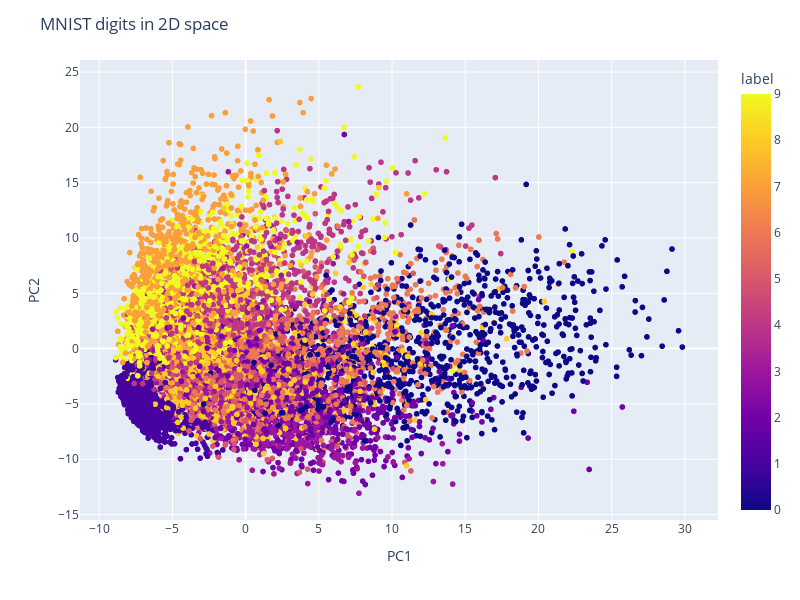

Source (notebook cell):
### Code cell
# Apply PCA for 3 components
pca_2 = PCA(n_components=2)
df_pca = pca_2.fit_transform(df_std)

# Create a DataFrame for the reduced data
df_pca = pd.DataFrame(data=df_pca, columns=['PC1', 'PC2'])

# Concatenate the labels to the DataFrame
df_pca = pd.concat([df_pca, df[['label']]], axis=1)

# Plot the data in 3D space
fig = px.scatter(df_pca, x='PC1', y='PC2', color='label')
fig.update_layout(title='MNIST digits in 2D space', autosize=False, width=800, height=600)
fig.show()

### Figure 1 — Plotly figure (JSON) as saved in the notebook; plotly's stock layout.template omitted (floating-point values rounded to 4 significant figures; data arrays with more than 128 entries replaced by an {"elided": "..."} marker saying what was removed)
{"data": [{"hovertemplate": "PC1=%{x}<br>PC2=%{y}<br>label=%{marker.color}<extra></extra>", "legendgroup": "", "marker": {"color": {"elided": "10000 int values"}, "coloraxis": "coloraxis", "symbol": "circle"}, "mode": "markers", "name": "", "showlegend": false, "type": "scattergl", "x": {"elided": "10000 float values"}, "xaxis": "x", "y": {"elided": "10000 float values"}, "yaxis": "y"}], "layout": {"autosize": false, "coloraxis": {"colorbar": {"title": {"text": "label"}}, "colorscale": [[0, "#0d0887"], [0.1111, "#46039f"], [0.2222, "#7201a8"], [0.3333, "#9c179e"], [0.4444, "#bd3786"], [0.5556, "#d8576b"], [0.6667, "#ed7953"], [0.7778, "#fb9f3a"], [0.8889, "#fdca26"], [1, "#f0f921"]]}, "height": 600, "legend": {"tracegroupgap": 0}, "margin": {"t": 60}, "title": {"text": "MNIST digits in 2D space"}, "width": 800, "xaxis": {"anchor": "y", "domain": [0, 1], "title": {"text": "PC1"}}, "yaxis": {"anchor": "x", "domain": [0, 1], "title": {"text": "PC2"}}}}
